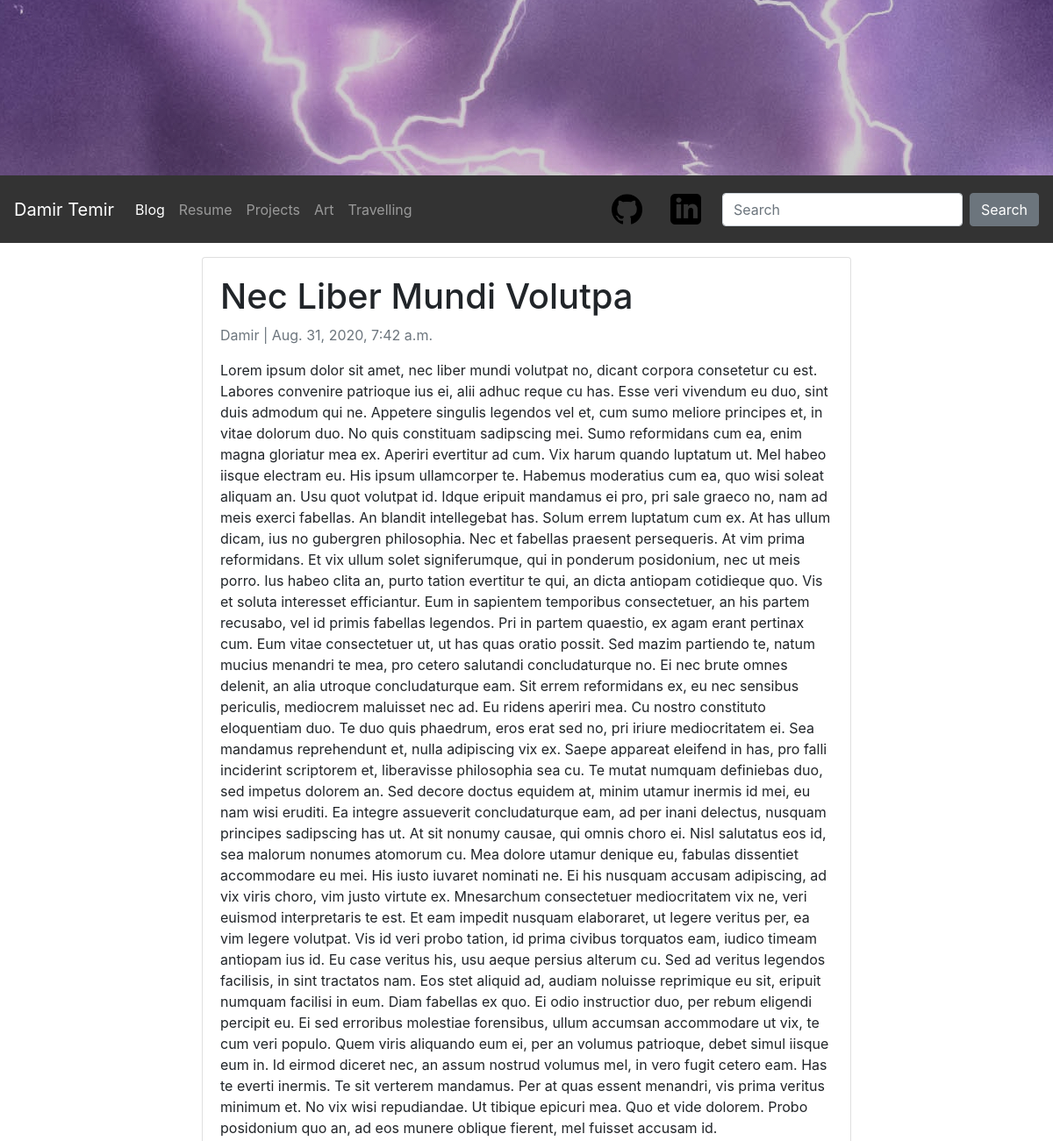
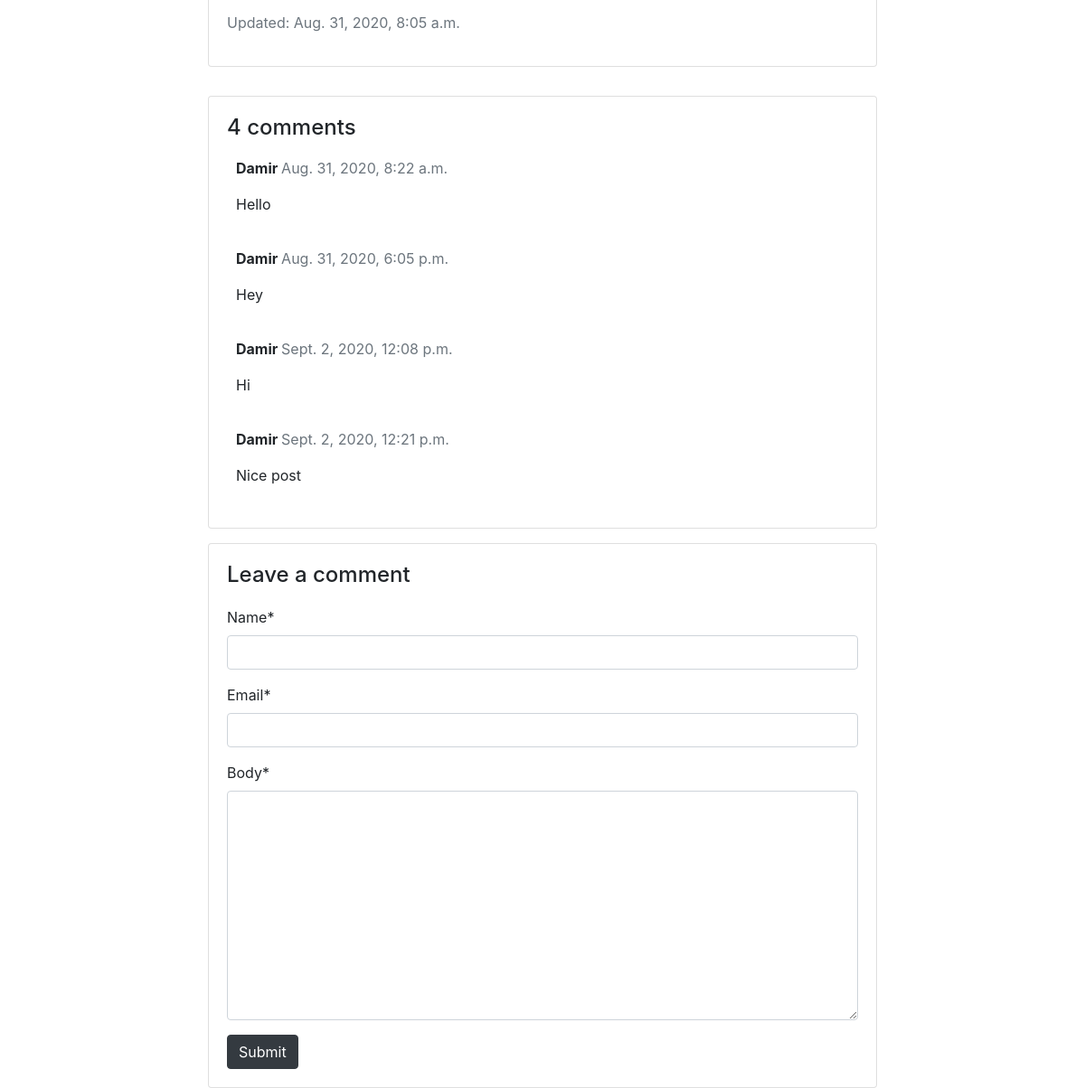
Page /blog/nec-liber-mundi-volutpa/ on the committed database (2 pictures, top to bottom).
### blog/models.py (models this page shows, shortened)
class Post(models.Model):
    title = models.CharField(max_length=100, unique=True)
    header_image = models.ImageField(null=True, blank=True, upload_to="images/")
    slug = models.SlugField(max_length=100, unique=True)
    author = models.ForeignKey(User, on_delete=models.CASCADE, related_name='blog_posts')
    updated_on = models.DateTimeField(auto_now=True)
    content = models.TextField()
    created_on = models.DateTimeField(auto_now_add=True)
    status = models.IntegerField(choices=STATUS, default=0)
    class Meta:
        ordering = ['-created_on']

class Comment(models.Model):
    post = models.ForeignKey(Post, on_delete=models.CASCADE, related_name='comments')
    name = models.CharField(max_length=80)
    email = models.EmailField()
    body = models.TextField()
    created_on = models.DateTimeField(auto_now_add=True)
    active = models.BooleanField(default=False)
    class Meta:
        ordering = ['created_on']

### blog/views.py (the view)
# urls.py: path('<slug:slug>/', views.post_detail, name='post_detail'),
def post_detail(request, slug):
    template_name = 'blog/post_detail.html'
    post = get_object_or_404(Post, slug=slug)
    comments = post.comments.filter(active=True)
    new_comment = None
    if request.method == 'POST':
        comment_form = CommentForm(data=request.POST)
        if comment_form.is_valid():
            new_comment = comment_form.save(commit=False)
            new_comment.post = post
            new_comment.save()
    else:
        comment_form = CommentForm()
    return render(request, template_name, {'post': post,
                                           'comments': comments,
                                           'new_comment': new_comment,
                                           'comment_form': comment_form})

### blog/forms.py
class CommentForm(forms.ModelForm):
    class Meta:
        model = Comment
        fields = ('name', 'email', 'body')

### blog/templates/blog/post_detail.html (shortened to what this page needs)
{% extends 'blog/nav.html' %}
{% load static %}
{% load crispy_forms_tags %}
{% block content %}
    <body>
    <div class="container align-items-center">
        <div class="row no-gutters">
            <div class="card col-md-8 mb-3 mx-auto mt-3 ">
            <div class="card-body">
                <h1>{% block title %} {{ post.title }} {% endblock title %}</h1>
                <p class="text-muted">{{ post.author }} | {{ post.created_on }}</p>
                <p class="card-text ">{{ post.content | safe }}</p>
                {% if post.updated_on > post.created_on %}
                <p class="text-muted">Updated: {{ post.updated_on }}</p>
                {% endif %}
            </div>
            </div>
        <div class="col-md-8 card mx-auto mt-3 ">
          <div class="card-body">
            {% if comments.count == 0 %}
            <h4>No posted comments. Be the first!</h4>
            {% else %}
            <h4>{{ comments.count }} comments</h4>
            {% endif %}
            {% for comment in comments %}
            <div class="comments" style="padding: 10px;">
              <p class="font-weight-bold">
                {{ comment.name }}
                <span class=" text-muted font-weight-normal">
                  {{ comment.created_on }}
                </span>
              </p>
              {{ comment.body | linebreaks }}
            </div>
            {% endfor %}
          </div>
        </div>
        <div class="col-md-8 card mx-auto mt-3 ">
          <div class="card-body">
            {% if new_comment %}
            <div class="alert alert-success" role="alert">
              Your comment is awaiting moderation
            </div>
            {% else %}
            <h4>Leave a comment</h4>
            <form method="post" style="margin-top: 1.3em;">
              {{ comment_form | crispy}}
              <button type="submit" class="btn btn-dark">Submit</button>
            </form>
            {% endif %}
          </div>
        </div>
      </div>
    </div>
    </body>
{% endblock content %}

### rows in the picture
Post: title "Nec Liber Mundi Volutpa", author "Damir", created_on "Aug. 31, 2020, 7:42 a.m.", content "Lorem ipsum dolor sit amet, nec liber mundi volutpat no, dicant corpora consetetur cu est. Labores convenire patrioque ius ei, alii adhuc reque cu has. Esse veri vivendum eu duo, sint duis admodum qui ne. Appetere singulis legendos vel et, cum sumo meliore principes et, in vitae dolorum duo. No quis constituam sadipscing mei. Sumo reformidans cum ea, enim magna gloriatur mea ex. Aperiri evertitur ad cum. Vix harum quando luptatum ut. Mel habeo iisque electram eu. His ipsum ullamcorper te. Habemus moderatius cum ea, quo wisi soleat aliquam an. Usu quot volutpat id. Idque eripuit mandamus ei pro, pri sale graeco no, nam ad meis exerci fabellas. An blandit intellegebat has. Solum errem…", updated_on "Aug. 31, 2020, 8:05 a.m."
Comment: name "Damir", created_on "Aug. 31, 2020, 8:22 a.m.", body "Hello"
Comment: name "Damir", created_on "Aug. 31, 2020, 6:05 p.m.", body "Hey"
Comment: name "Damir", created_on "Sept. 2, 2020, 12:08 p.m.", body "Hi"
Comment: name "Damir", created_on "Sept. 2, 2020, 12:21 p.m.", body "Nice post"

### other values in the picture
{{ comments.count }} "4"
